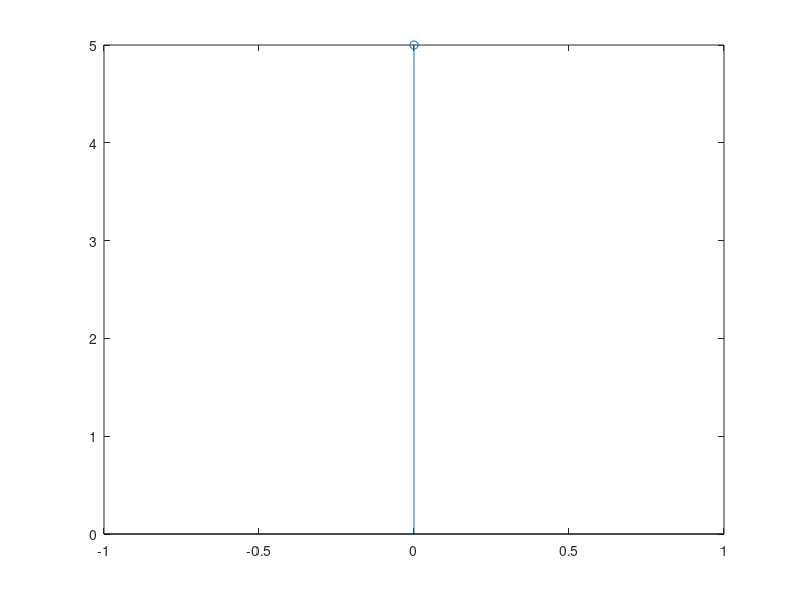
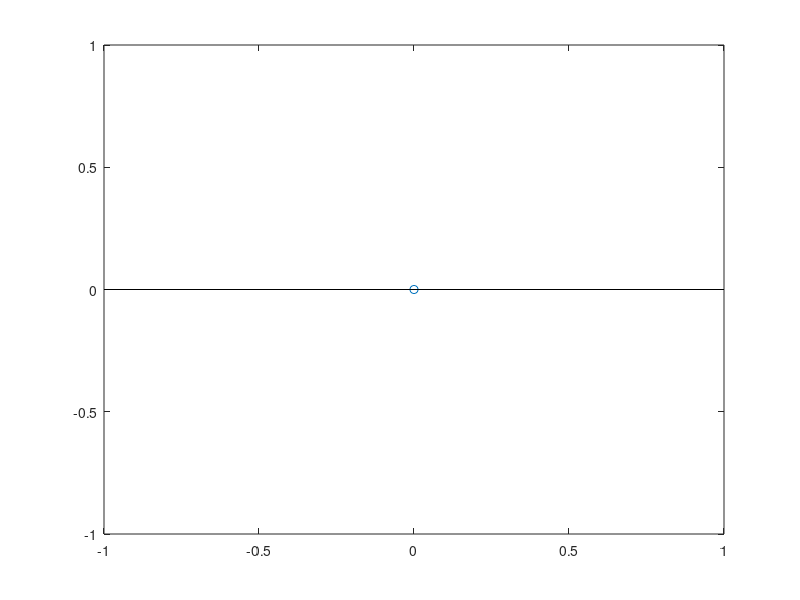

These figures' MATLAB source, in order:
x= input('seq');
N= length(x);
fx = fft(x,N);
mag= abs(fx);
phs= angle(fx);
n= 0:N-1;
stem(n,mag);
figure(2);
stem(n, phs);
